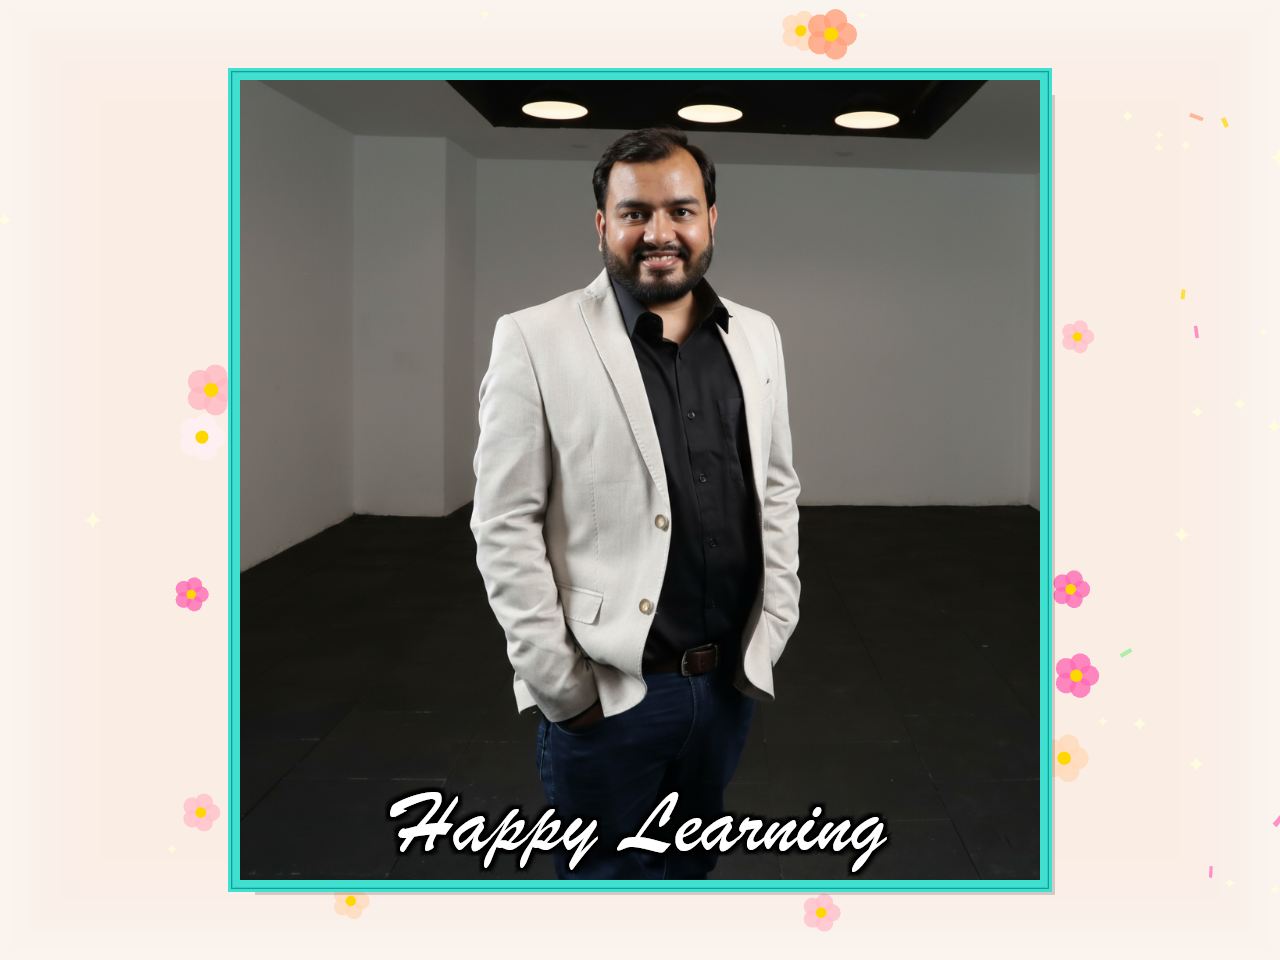

This figure's Python source:
import pyglet
from pyglet import gl
import math
import random
from PIL import Image
import numpy as np

WINDOW_WIDTH = 1280
WINDOW_HEIGHT = 960
INPUT_IMAGE = "Alakh Pandey 2K.png"
OUTPUT_IMAGE = "greeting_card.png"
MESSAGE = "Happy Learning"

config = pyglet.gl.Config(sample_buffers=1, samples=4)
window = pyglet.window.Window(WINDOW_WIDTH, WINDOW_HEIGHT, 
                               caption="Greeting Card Generator",
                               config=config)


class GreetingCard:
    
    def __init__(self):
        try:
            self.main_image = pyglet.image.load(INPUT_IMAGE)
            self.setup_image()
        except Exception as e:
            print(f"Error loading image: {e}")
            pyglet.app.exit()
            return
        
        self.create_decorations()
        self.setup_text()
        self.auto_save_scheduled = False
        
        print("Greeting card ready!")
        print("Saving automatically...")
    
    def setup_image(self):
        padding = 80
        available_width = WINDOW_WIDTH - padding * 2
        available_height = WINDOW_HEIGHT - padding * 2
        
        img_ratio = self.main_image.width / self.main_image.height
        win_ratio = available_width / available_height
        
        if img_ratio > win_ratio:
            scale = available_width / self.main_image.width
        else:
            scale = available_height / self.main_image.height
        
        self.sprite = pyglet.sprite.Sprite(self.main_image)
        self.sprite.scale = scale
        
        self.sprite.x = (WINDOW_WIDTH - self.main_image.width * scale) / 2
        self.sprite.y = (WINDOW_HEIGHT - self.main_image.height * scale) / 2
        
        self.img_left = self.sprite.x
        self.img_right = self.sprite.x + self.main_image.width * scale
        self.img_bottom = self.sprite.y
        self.img_top = self.sprite.y + self.main_image.height * scale
        self.img_width = self.main_image.width * scale
        self.img_height = self.main_image.height * scale
    
    def create_decorations(self):
        self.flowers = []
        self.confetti = []
        self.sparkles = []
        
        random.seed(42)
        
        for i in range(12):
            angle = (i / 12) * 2 * math.pi
            distance = 80
            center_x = WINDOW_WIDTH // 2
            center_y = WINDOW_HEIGHT // 2
            
            if i % 3 == 0:
                x = self.img_left - random.uniform(20, 50)
                y = random.uniform(self.img_bottom + 50, self.img_top - 50)
            elif i % 3 == 1:
                x = self.img_right + random.uniform(20, 50)
                y = random.uniform(self.img_bottom + 50, self.img_top - 50)
            else:
                x = random.uniform(self.img_left + 50, self.img_right - 50)
                if random.random() > 0.5:
                    y = self.img_top + random.uniform(20, 50)
                else:
                    y = self.img_bottom - random.uniform(20, 50)
            
            self.flowers.append({
                'x': x, 'y': y,
                'size': random.uniform(15, 25),
                'color': random.choice([
                    (255, 105, 180), (255, 192, 203), (255, 182, 193),
                    (255, 160, 122), (255, 218, 185), (255, 240, 245)
                ])
            })
        
        for _ in range(40):
            x = random.uniform(0, WINDOW_WIDTH)
            y = random.uniform(0, WINDOW_HEIGHT)
            
            if (self.img_left - 80 < x < self.img_right + 80 and 
                self.img_bottom - 80 < y < self.img_top + 80):
                continue
            
            self.confetti.append({
                'x': x, 'y': y,
                'width': random.uniform(8, 15),
                'height': random.uniform(3, 6),
                'angle': random.uniform(0, 360),
                'color': random.choice([
                    (255, 215, 0), (255, 105, 180), (135, 206, 250),
                    (144, 238, 144), (255, 160, 122), (221, 160, 221)
                ])
            })
        
        for _ in range(60):
            x = random.uniform(0, WINDOW_WIDTH)
            y = random.uniform(0, WINDOW_HEIGHT)
            
            if (self.img_left - 60 < x < self.img_right + 60 and 
                self.img_bottom - 60 < y < self.img_top + 60):
                continue
            
            self.sparkles.append({
                'x': x, 'y': y,
                'size': random.uniform(2, 4),
                'color': (255, 255, 220)
            })
    
    def setup_text(self):
        self.main_label = pyglet.text.Label(
            MESSAGE,
            font_name='Brush Script MT',
            font_size=68,
            x=WINDOW_WIDTH // 2,
            y=self.img_bottom + 60,
            anchor_x='center',
            anchor_y='center',
            color=(255, 255, 255, 255)
        )
    
    def draw_background(self):
        bg1 = pyglet.shapes.Rectangle(0, 0, WINDOW_WIDTH, WINDOW_HEIGHT, color=(250, 245, 240))
        bg1.draw()
        
        vignette_size = 200
        for i in range(20):
            alpha = int(10 * (1 - i / 20))
            border = i * 10
            rect = pyglet.shapes.BorderedRectangle(
                border, border,
                WINDOW_WIDTH - border * 2, WINDOW_HEIGHT - border * 2,
                border=0,
                color=(240, 220, 200),
            )
            rect.opacity = alpha
            rect.draw()
    
    def draw_shadow(self):
        shadow_offset = 15
        shadow = pyglet.shapes.Rectangle(
            self.img_left + shadow_offset,
            self.img_bottom - shadow_offset,
            self.img_width,
            self.img_height,
            color=(0, 0, 0)
        )
        shadow.opacity = 40
        shadow.draw()
    
    def draw_border(self):
        border_width = 12
        
        outer = pyglet.shapes.Rectangle(
            self.img_left - border_width,
            self.img_bottom - border_width,
            self.img_width + border_width * 2,
            self.img_height + border_width * 2,
            color=(64, 224, 208)
        )
        outer.draw()
        
        inner = pyglet.shapes.BorderedRectangle(
            self.img_left - border_width + 3,
            self.img_bottom - border_width + 3,
            self.img_width + border_width * 2 - 6,
            self.img_height + border_width * 2 - 6,
            border=2,
            color=(64, 224, 208),
            border_color=(0, 139, 139)
        )
        inner.draw()
    
    def draw_flowers(self):
        for flower in self.flowers:
            for petal in range(5):
                angle = (petal / 5) * 2 * math.pi
                offset = flower['size'] * 0.6
                px = flower['x'] + math.cos(angle) * offset
                py = flower['y'] + math.sin(angle) * offset
                
                petal_circle = pyglet.shapes.Circle(
                    px, py, flower['size'] * 0.5, 
                    color=flower['color']
                )
                petal_circle.opacity = 200
                petal_circle.draw()
            
            center = pyglet.shapes.Circle(
                flower['x'], flower['y'], flower['size'] * 0.3,
                color=(255, 215, 0)
            )
            center.draw()
    
    def draw_confetti(self):
        for piece in self.confetti:
            confetti_rect = pyglet.shapes.Rectangle(
                piece['x'], piece['y'],
                piece['width'], piece['height'],
                color=piece['color']
            )
            confetti_rect.rotation = piece['angle']
            confetti_rect.opacity = 180
            confetti_rect.draw()
    
    def draw_sparkles(self):
        for sparkle in self.sparkles:
            star = pyglet.shapes.Star(
                sparkle['x'], sparkle['y'],
                sparkle['size'] * 2, sparkle['size'],
                num_spikes=4,
                color=sparkle['color']
            )
            star.opacity = 200
            star.draw()
    
    def draw_text(self):
        shadow_distance = 6
        for offset in range(shadow_distance, 0, -1):
            alpha = int(180 * (1 - offset / (shadow_distance + 1)))
            for dx in [-offset, 0, offset]:
                for dy in [-offset, 0, offset]:
                    if dx == 0 and dy == 0:
                        continue
                    shadow = pyglet.text.Label(
                        MESSAGE,
                        font_name='Brush Script MT',
                        font_size=68,
                        x=self.main_label.x + dx,
                        y=self.main_label.y + dy,
                        anchor_x='center',
                        anchor_y='center',
                        color=(0, 0, 0, alpha)
                    )
                    shadow.draw()
        
        self.main_label.draw()
    
    def draw(self):
        window.clear()
        
        self.draw_background()
        self.draw_sparkles()
        self.draw_confetti()
        self.draw_flowers()
        self.draw_shadow()
        self.draw_border()
        self.sprite.draw()
        self.draw_text()
        
        if not self.auto_save_scheduled:
            pyglet.clock.schedule_once(self.save_to_file, 2.0)
            self.auto_save_scheduled = True
    
    def save_to_file(self, dt=None):
        print(f"\nSaving greeting card to {OUTPUT_IMAGE}...")
        try:
            gl.glPixelStorei(gl.GL_PACK_ALIGNMENT, 1)
            data = (gl.GLubyte * (3 * WINDOW_WIDTH * WINDOW_HEIGHT))(0)
            gl.glReadPixels(0, 0, WINDOW_WIDTH, WINDOW_HEIGHT, gl.GL_RGB, gl.GL_UNSIGNED_BYTE, data)
            image = Image.frombytes('RGB', (WINDOW_WIDTH, WINDOW_HEIGHT), data)
            image = image.transpose(Image.FLIP_TOP_BOTTOM)
            image.save(OUTPUT_IMAGE)
            print(f"Greeting card saved successfully!")
            print("You can close the window or press ESC to exit")
        except Exception as e:
            print(f"Error saving: {e}")


card = GreetingCard()


@window.event
def on_draw():
    card.draw()


@window.event
def on_key_press(symbol, modifiers):
    if symbol == pyglet.window.key.SPACE:
        card.save_to_file()
    elif symbol == pyglet.window.key.ESCAPE:
        pyglet.app.exit()


if __name__ == "__main__":
    pyglet.app.run()
